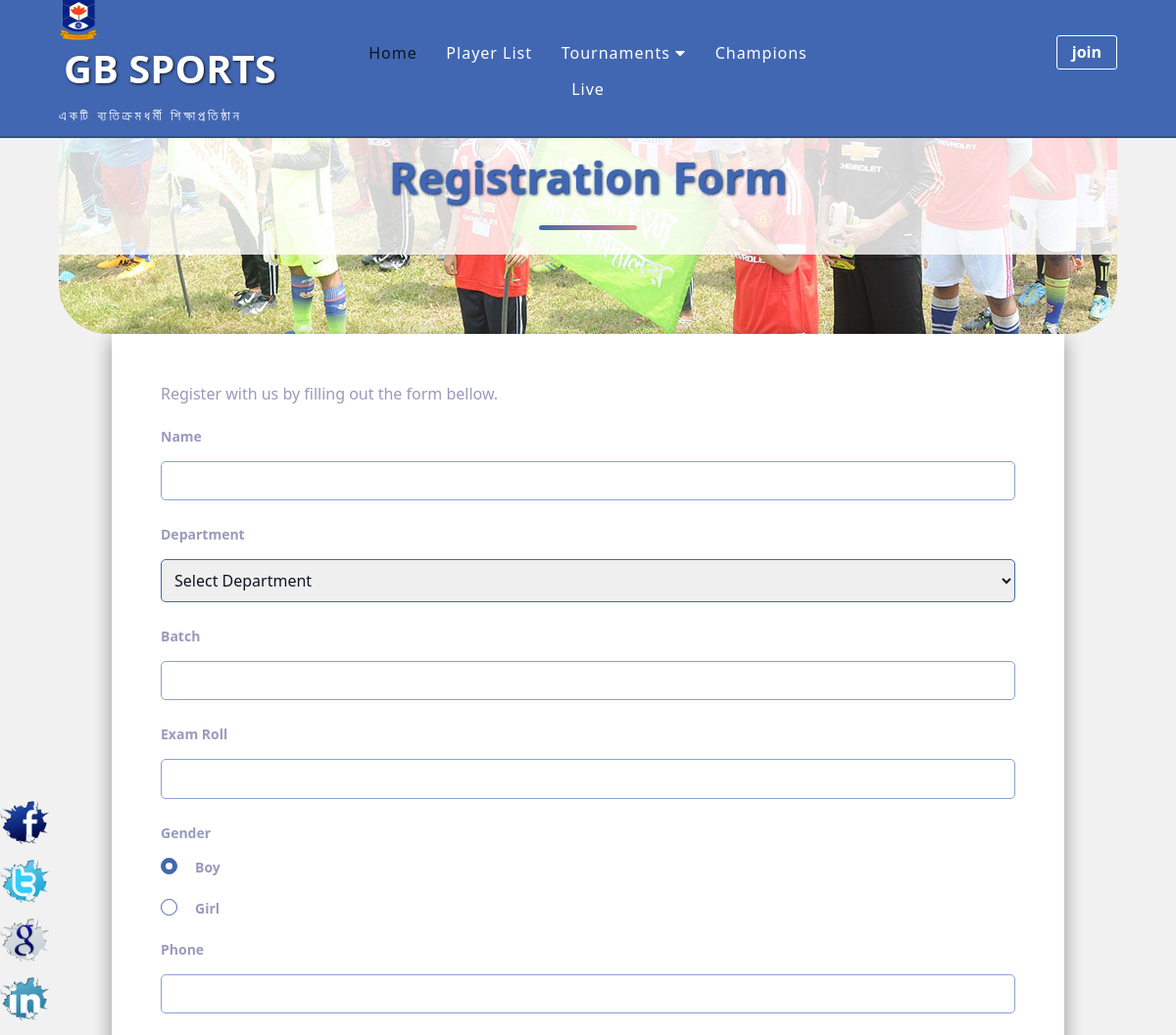
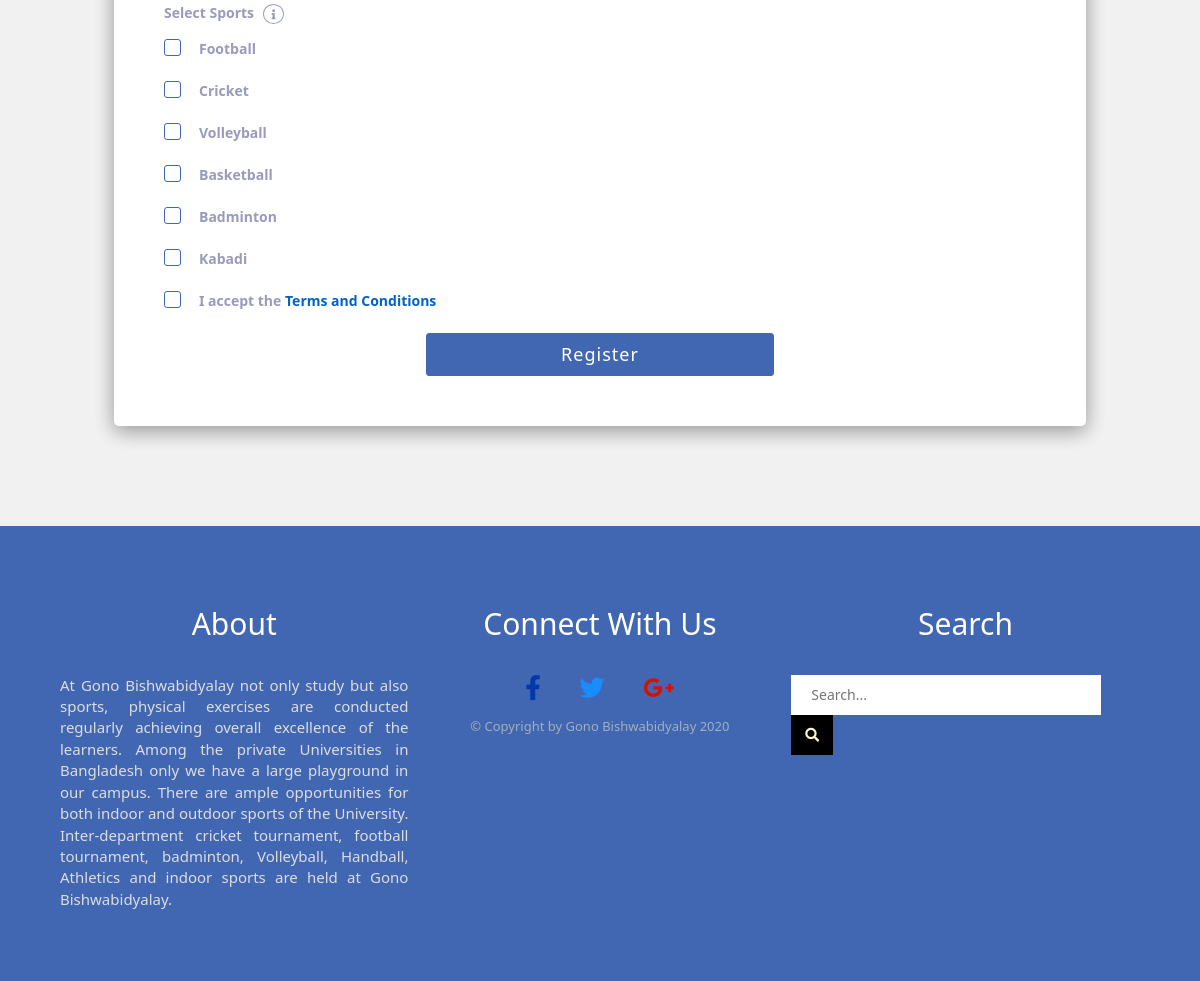
Screenshot of /join.php with the database file from the repository (2 pictures, top to bottom).
### tables this page shows
CREATE TABLE `sports` (
  `sports_id` int(11) NOT NULL,
  `sports_name` text NOT NULL
);

### join.php (the view, shortened to what this page needs)
<?php require_once('include/header.php'); ?>
    <section class="join-section">
    <div class="row heading-title">
              <h1>Registration form</h1>
         </div>
        <div class="row">
            <div class="join-wrapper">
                <p>Register with us by filling out the form bellow.</p>
                <form action="" class="join-form" method="POST" onsubmit="return validate()">
                    <label for="name">Name</label>
                    <input type="text" name="name"><span class="erro"><?php if(isset($erro['name'])){echo $erro['name'];} ?></span>
                    <label for="department">Department</label>
                    <select id="departments" name="department" class=" select">
                        <option disabled selected value="Select Department">Select Department</option>
                    </select>
                    <label for="batch">Batch</label>
                    <input type="text" name="batch">
                    <label for="roll">Exam Roll</label>
                    <input type="number" name="roll">
                    <label for="gender">Gender</label>
                    <label class="radio-container">
                        <input type="radio" checked="checked" name="gender" value="Boy"> Boy
                        <span class="radio-checkmark"></span>
                    </label>
                    <label class="radio-container">
                        <input type="radio" name="gender" value="Girl"> Girl
                        <span class="radio-checkmark"></span>
                    </label>
                    <label for="phone">Phone</label>
                    <input type="number" name="phone">
                    <label for="sports">Select Sports  <i class="fa fa-info"></i></label>
                   <?php
                          $sports = "SELECT * FROM sports";
                          $run_sports = mysqli_query($con, $sports);
                          while($row_sports = mysqli_fetch_array($run_sports)){
                               $sports_name = $row_sports['sports_name'];
                                echo "
                                <label class='check-container'>
                                <input type='checkbox' name='sports[]' value='$sports_name'> $sports_name
                                  <span class='checkmark'></span>
                                </label>
                                ";
                          }
                       ?>
                    <label class="check-container">
                        <input type="checkbox" name="terms" value="ok"> I accept the <a href="#">Terms and Conditions</a>
                        <span class="checkmark"></span>
                    </label>
                    <input type="submit" name="submit" value="Register">
                </form>
            </div>
        </div>
    </section>
    <section class="fixed-icon-section">
        <div class="fixed-icon clearfix">
            <a href="#"><img src="img/facebook.png" alt="facebook"></a>
            <a href="#"><img src="img/twitter.png" alt="twitter"></a>
            <a href="#"><img src="img/google.png" alt="google plus"></a>
            <a href="#"><img src="img/linkedin.png" alt="linkedin"></a>
        </div>
    </section>
   <?php require_once('include/footer.php'); ?>

### css/style.css (style rules this page uses)
* { margin: 0; padding: 0; box-sizing: border-box; outline: 0; }
html { font-size: 62.5%; scroll-behavior: smooth; }
.clearfix::after { content: " "; display: table; clear: both; *zoom: 1; }
.row { width: 90%; margin: 0 auto; }
body { font-family: 'Segoe UI', Tahoma, Geneva, Verdana, sans-serif; background-color: #F1F1F1; overflow-x: hidden; }
h1 { font-size: 4.5rem; font-weight: bold; }
h1::after { content: ""; width: 10rem; height: .5rem; background-color: #4267B2; display: block; margin: 0 auto; border-radius: .5rem; margin-top: 2.5rem; margin-bottom: 1rem; background-image: linear-gradient(to right, #4267B2, rgb(224, 131, 131)); }
.check-container { display: block; position: relative; padding-left: 3.5rem; margin-bottom: 1.2rem; cursor: pointer; user-select: none; }
.checkmark { position: absolute; top: 0; left: 0; height: 1.7rem; width: 1.7rem; background-color: #fff; border-radius: .3rem; border: 1px solid #4267B2 }
.checkmark:after { content: ""; position: absolute; display: none; }
.check-container .checkmark:after { left: .5rem; top: .2rem; width: .5rem; height: 1rem; border: solid #fff; border-width: 0 .3rem .3rem 0; transform: rotate(45deg); }
.join-section { padding: 0 0 10rem 0; }
.join-section h1 { text-align: center; }
.join-wrapper { width: 90%; margin: 0 auto; box-shadow: 0 .5rem 2rem 0 rgba(0, 0, 0, 0.2), 0 .5rem 2rem 0 rgba(0, 0, 0, 0.2); padding: 5rem; border-radius: 0 0 .5rem .5rem; background-color: #fff; }
.join-wrapper > p { font-size: 1.6rem; color: #999abc; padding-bottom: 1.2rem; }
.join-form > label { display: block; font-size: 1.4rem; color: #999abc; padding-bottom: 1rem; }
.join-form > input[type="text"], .join-form > input[type="number"], .join-form > input[type="email"], .join-form > input[type="password"] { width: 100%; padding: 1rem; margin-bottom: 2.5rem; border: 1px solid #88a2d4; border-radius: .5rem; font-size: 1.6rem; color: #0D1524; }
.select { width: 100%; padding: .9rem; margin-bottom: 2.5rem; border: 1px solid #88a2d4; border-radius: .5rem; font-size: 1.6rem; color: #0D1524; }
.join-form > input[type="text"]:focus, .join-form > input[type="number"]:focus, .join-form > input[type="email"]:focus, .join-form > input[type="password"]:focus, .select { border: 1px solid #4267B2; }
.radio-container { display: block; position: relative; padding-left: 3.5rem; margin-bottom: 1.2rem; cursor: pointer; user-select: none; }
.radio-checkmark { border-radius: 50%; position: absolute; top: 0; left: 0; height: 1.7rem; width: 1.7rem; background-color: #fff; border: 1px solid #4267B2; }
.radio-container input:checked ~ .radio-checkmark { background-color: #4267B2; }
.radio-checkmark:after { content: ""; position: absolute; display: none; }
.radio-container input:checked ~ .radio-checkmark:after { display: block; }
.radio-container .radio-checkmark:after { top: .4rem; left: .4rem; width: .7rem; height: .7rem; border-radius: 50%; background-color: #fff; }
.fa-info { font-size: 1rem; margin-left: .5rem; padding: .4rem .8rem; background: #fff; border-radius: 50%; border: 1px solid #999abc; }
.join-form > input[type="submit"] { font-size: 1.8rem; padding: 1rem 1.5rem; background-color: #fff; color: #fff; border: none; cursor: pointer; border: 1px solid #4267B2; border-radius: .3rem; transition: .3s ease; width: 40%; margin: 0 auto; display: block; letter-spacing: .1rem; background-color: #4267B2; }
.join-form > label > a { color: #0063C5; }
.heading-title { background-image: url(../img/heading-title.jpg); background-repeat: no-repeat; height: 20rem; border-radius: 0 0 5rem 5rem; background-position: bottom center; }
.heading-title > h1 { margin: 0; padding: 0; background: rgba(255, 255, 255, 0.8); text-shadow: .2rem .2rem .5rem #fff; color: #4267B2; text-transform: capitalize; padding: 1.5rem 0; text-shadow: .1rem .1rem .3rem rgb(1, 29, 85); }
.fixed-icon { position: fixed; left: 0; top: 40%; }
.fixed-icon img { width: 5rem; display: block; margin-bottom: 1rem; }

### rows the page displays
sports: sports_name "Football"
sports: sports_name "Cricket"
sports: sports_name "Volleyball"
sports: sports_name "Basketball"
sports: sports_name "Badminton"
sports: sports_name "Kabadi"
